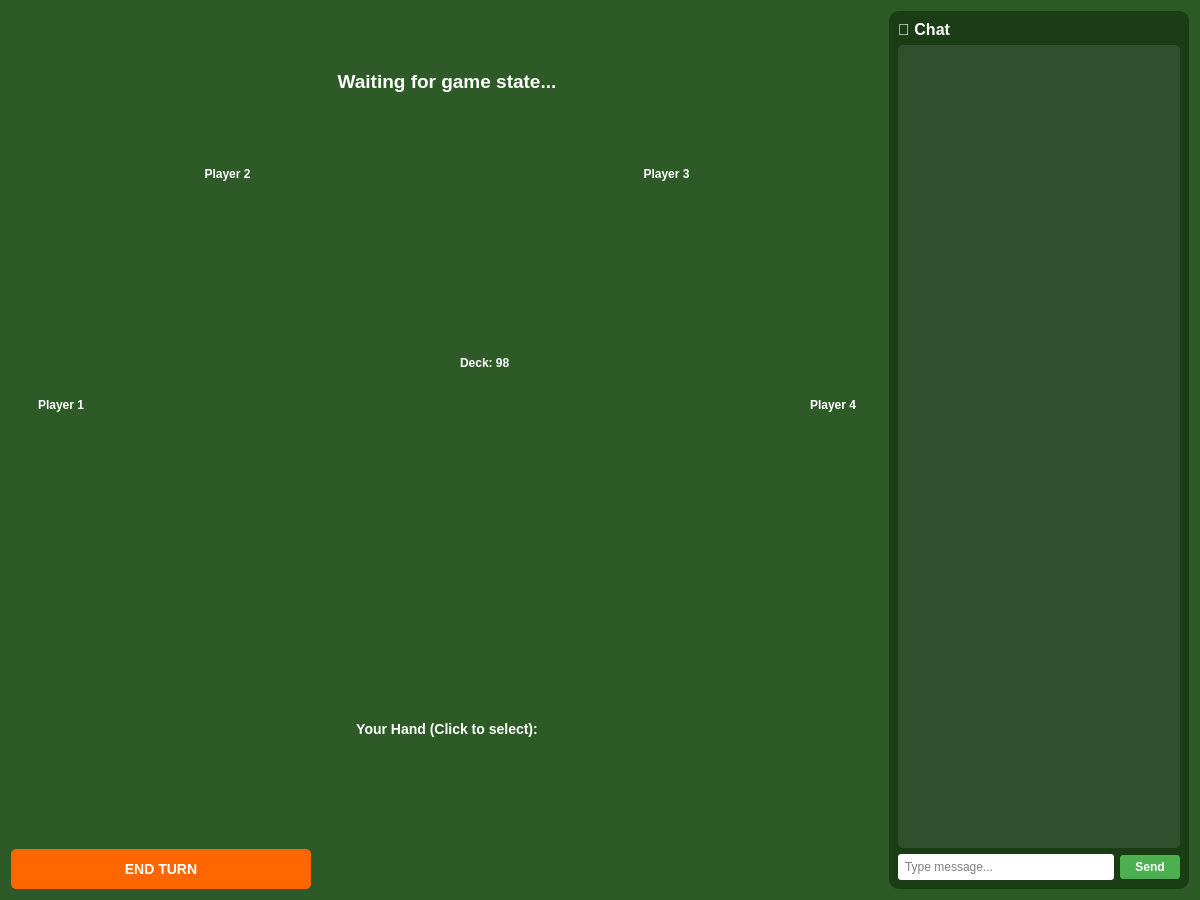
<?xml version="1.0" encoding="UTF-8"?>
<ui version="4.0">
 <class>GameBoardWidget</class>
 <widget class="QWidget" name="GameBoardWidget">
  <property name="geometry">
   <rect>
    <x>0</x>
    <y>0</y>
    <width>1200</width>
 <height>900</height>
   </rect>
  </property>
  <property name="windowTitle">
   <string>The Game - Playing</string>
  </property>
  <property name="styleSheet">
   <string>background-color: #2d5a27;</string>
  </property>
  <layout class="QHBoxLayout" name="mainLayout">
   <item>
    <layout class="QVBoxLayout" name="gameAreaLayout">
     <item>
      <widget class="QLabel" name="lblStatus">
     <property name="font">
   <font>
         <pointsize>14</pointsize>
 <bold>true</bold>
</font>
    </property>
       <property name="styleSheet">
        <string>color: white; background-color: transparent;</string>
  </property>
       <property name="text">
        <string>Waiting for game state...</string>
       </property>
       <property name="alignment">
        <set>Qt::AlignmentFlag::AlignCenter</set>
       </property>
      </widget>
     </item>
     <!-- Top Row: Player 2 and Player 3 -->
     <item>
      <layout class="QHBoxLayout" name="topRowLayout">
       <!-- Player 2 (Top-Left) -->
       <item>
      <layout class="QVBoxLayout" name="topLeftPlayerLayout">
         <item>
  <widget class="QLabel" name="lblPlayer2Name">
    <property name="styleSheet">
       <string>color: white; font-weight: bold; background-color: transparent;</string>
    </property>
    <property name="text">
  <string>Player 2</string>
     </property>
         <property name="alignment">
   <set>Qt::AlignmentFlag::AlignCenter</set>
           </property>
    </widget>
</item>
  <item>
          <widget class="CardHandWidget" name="player2Hand">
    <property name="minimumSize">
         <size>
   <width>0</width>
  <height>100</height>
       </size>
        </property>
      <property name="maximumSize">
            <size>
   <width>16777215</width>
       <height>120</height>
       </size>
    </property>
        </widget>
   </item>
     </layout>
    </item>
     <!-- Player 3 (Top-Right) -->
       <item>
        <layout class="QVBoxLayout" name="topRightPlayerLayout">
 <item>
       <widget class="QLabel" name="lblPlayer3Name">
           <property name="styleSheet">
      <string>color: white; font-weight: bold; background-color: transparent;</string>
       </property>
   <property name="text">
     <string>Player 3</string>
      </property>
       <property name="alignment">
 <set>Qt::AlignmentFlag::AlignCenter</set>
           </property>
      </widget>
         </item>
 <item>
  <widget class="CardHandWidget" name="player3Hand">
   <property name="minimumSize">
<size>
    <width>0</width>
     <height>100</height>
       </size>
           </property>
     <property name="maximumSize">
        <size>
          <width>16777215</width>
             <height>120</height>
     </size>
</property>
  </widget>
         </item>
     </layout>
       </item>
      </layout>
     </item>
     <!-- Middle Row: Left Player, Stacks + Deck, Right Player -->
     <item>
      <layout class="QHBoxLayout" name="middleLayout">
   <!-- Opponent 1 (Left) -->
       <item>
        <layout class="QVBoxLayout" name="leftPlayerLayout">
         <item>
      <widget class="QLabel" name="lblPlayer1Name">
    <property name="styleSheet">
            <string>color: white; font-weight: bold; background-color: transparent;</string>
        </property>
     <property name="text">
          <string>Player 1</string>
           </property>
           <property name="alignment">
       <set>Qt::AlignmentFlag::AlignCenter</set>
           </property>
        </widget>
         </item>
       <item>
     <widget class="CardHandWidget" name="player1Hand">
           <property name="minimumSize">
          <size>
    <width>100</width>
    <height>200</height>
    </size>
   </property>
      </widget>
    </item>
        </layout>
       </item>
 <!-- Center: Deck and Stacks -->
       <item>
   <layout class="QVBoxLayout" name="centerLayout">
         <!-- Draw Deck -->
       <item>
       <layout class="QHBoxLayout" name="deckLayout">
 <item>
            <spacer name="horizontalSpacer1">
  <property name="orientation">
       <enum>Qt::Horizontal</enum>
         </property>
     <property name="sizeHint" stdset="0">
     <size>
 <width>40</width>
    <height>20</height>
      </size>
       </property>
        </spacer>
           </item>
    <item>
          <widget class="DeckWidget" name="drawDeck">
             <property name="minimumSize">
           <size>
               <width>80</width>
    <height>120</height>
     </size>
     </property>
      </widget>
           </item>
           <item>
            <widget class="QLabel" name="lblDeckCount">
    <property name="minimumSize">
      <size>
     <width>60</width>
       <height>0</height>
              </size>
  </property>
             <property name="styleSheet">
              <string>color: white; font-size: 12px; font-weight: bold; background-color: transparent;</string>
     </property>
       <property name="text">
     <string>Deck: 98</string>
          </property>
      <property name="alignment">
 <set>Qt::AlignmentFlag::AlignLeft|Qt::AlignmentFlag::AlignVCenter</set>
       </property>
  </widget>
    </item>
           <item>
    <spacer name="horizontalSpacer2">
         <property name="orientation">
           <enum>Qt::Horizontal</enum>
    </property>
      <property name="sizeHint" stdset="0">
    <size>
        <width>40</width>
   <height>20</height>
     </size>
 </property>
 </spacer>
        </item>
  </layout>
         </item>
         <!-- Stacks Grid -->
   <item>
          <layout class="QGridLayout" name="stacksLayout">
   <item row="0" column="0">
       <widget class="QWidget" name="stackPlaceholder1" native="true">
        <property name="minimumSize">
              <size>
               <width>80</width>
    <height>140</height>
</size>
             </property>
</widget>
           </item>
 <item row="0" column="1">
    <widget class="QWidget" name="stackPlaceholder2" native="true">
      <property name="minimumSize">
         <size>
               <width>80</width>
      <height>140</height>
  </size>
         </property>
      </widget>
     </item>
   <item row="1" column="0">
 <widget class="QWidget" name="stackPlaceholder3" native="true">
     <property name="minimumSize">
        <size>
      <width>80</width>
    <height>140</height>
      </size>
       </property>
            </widget>
           </item>
       <item row="1" column="1">
            <widget class="QWidget" name="stackPlaceholder4" native="true">
             <property name="minimumSize">
   <size>
     <width>80</width>
  <height>140</height>
      </size>
 </property>
   </widget>
           </item>
          </layout>
     </item>
      </layout>
       </item>
       <!-- Opponent 3 (Right) -->
       <item>
        <layout class="QVBoxLayout" name="rightPlayerLayout">
       <item>
 <widget class="QLabel" name="lblPlayer4Name">
<property name="styleSheet">
 <string>color: white; font-weight: bold; background-color: transparent;</string>
         </property>
       <property name="text">
       <string>Player 4</string>
       </property>
         <property name="alignment">
<set>Qt::AlignmentFlag::AlignCenter</set>
       </property>
</widget>
    </item>
     <item>
 <widget class="CardHandWidget" name="player4Hand">
       <property name="minimumSize">
<size>
       <width>100</width>
     <height>200</height>
   </size>
    </property>
</widget>
    </item>
        </layout>
       </item>
      </layout>
     </item>
     <!-- Bottom Row: Main Player Only -->
     <item>
  <layout class="QVBoxLayout" name="bottomPlayerLayout">
 <item>
          <widget class="QLabel" name="lblYourHand">
         <property name="styleSheet">
      <string>color: white; font-weight: bold; font-size: 14px; background-color: transparent;</string>
         </property>
     <property name="text">
            <string>Your Hand (Click to select):</string>
     </property>
     <property name="alignment">
      <set>Qt::AlignmentFlag::AlignCenter</set>
 </property>
          </widget>
    </item>
         <item>
      <widget class="CardHandWidget" name="mainPlayerHand">
    <property name="minimumSize">
      <size>
       <width>0</width>
       <height>100</height>
    </size>
     </property>
           <property name="maximumSize">
            <size>
  <width>16777215</width>
  <height>120</height>
    </size>
    </property>
       </widget>
         </item>
         <item>
          <widget class="QPushButton" name="btnEndTurn">
     <property name="minimumSize">
         <size>
             <width>200</width>
       <height>40</height>
     </size>
           </property>
           <property name="maximumSize">
       <size>
         <width>300</width>
        <height>16777215</height>
      </size>
     </property>
         <property name="styleSheet">
       <string>background-color: #ff6600; color: white; font-weight: bold; font-size: 14px; border-radius: 5px;</string>
     </property>
     <property name="text">
     <string>END TURN</string>
   </property>
  </widget>
         </item>
      </layout>
     </item>
    </layout>
   </item>
   <!-- Chat Panel (Right Side) -->
   <item>
    <widget class="QWidget" name="chatPanel" native="true">
     <property name="minimumSize">
      <size>
       <width>250</width>
       <height>0</height>
      </size>
     </property>
     <property name="maximumSize">
      <size>
       <width>300</width>
       <height>16777215</height>
      </size>
     </property>
     <property name="styleSheet">
      <string>background-color: #1a3d16; border-radius: 10px;</string>
     </property>
     <layout class="QVBoxLayout" name="chatLayout">
      <item>
       <widget class="QLabel" name="label_3">
     <property name="font">
         <font>
       <pointsize>12</pointsize>
          <bold>true</bold>
         </font>
        </property>
        <property name="styleSheet">
  <string>color: white; background-color: transparent;</string>
        </property>
   <property name="text">
         <string>💬 Chat</string>
        </property>
       </widget>
    </item>
      <item>
       <widget class="QListWidget" name="listChat">
        <property name="styleSheet">
  <string>QListWidget { background-color: rgba(255,255,255,0.1); color: white; border: none; border-radius: 5px; }
QListWidget::item { padding: 5px; }</string>
        </property>
   </widget>
      </item>
      <item>
       <layout class="QHBoxLayout" name="chatInputLayout">
        <item>
       <widget class="QLineEdit" name="lineChatMsg">
          <property name="styleSheet">
           <string>background-color: white; border-radius: 3px; padding: 5px;</string>
        </property>
<property name="placeholderText">
      <string>Type message...</string>
     </property>
    </widget>
        </item>
        <item>
         <widget class="QPushButton" name="btnSendChat">
          <property name="minimumSize">
      <size>
    <width>60</width>
            <height>0</height>
     </size>
 </property>
      <property name="styleSheet">
           <string>background-color: #4CAF50; color: white; font-weight: bold; border-radius: 3px; padding: 5px;</string>
          </property>
      <property name="text">
           <string>Send</string>
    </property>
         </widget>
        </item>
       </layout>
      </item>
     </layout>
    </widget>
   </item>
  </layout>
 </widget>
 <customwidgets>
  <customwidget>
   <class>CardHandWidget</class>
 <extends>QWidget</extends>
   <header>CardHandWidget.h</header>
 <container>1</container>
  </customwidget>
  <customwidget>
   <class>DeckWidget</class>
   <extends>QWidget</extends>
   <header>DeckWidget.h</header>
   <container>1</container>
  </customwidget>
 </customwidgets>
 <resources/>
 <connections/>
</ui>
